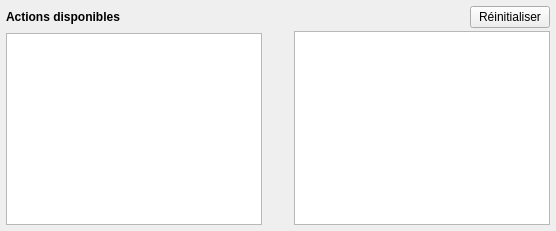
     <widget class="QWidget" name="tabOutils">
      <attribute name="title">
       <string>Barre d'outils</string>
      </attribute>
      <layout class="QHBoxLayout" name="horizontalLayout_2">
       <property name="margin">
        <number>6</number>
       </property>
       <item>
        <layout class="QVBoxLayout" name="verticalLayout_6">
         <item>
          <widget class="QLabel" name="label_19">
           <property name="minimumSize">
            <size>
             <width>0</width>
             <height>21</height>
            </size>
           </property>
           <property name="maximumSize">
            <size>
             <width>16777215</width>
             <height>24</height>
            </size>
           </property>
           <property name="font">
            <font>
             <weight>75</weight>
             <bold>true</bold>
            </font>
           </property>
           <property name="text">
            <string>Actions disponibles</string>
           </property>
          </widget>
         </item>
         <item>
          <widget class="QListWidget" name="listActions">
           <property name="verticalScrollMode">
            <enum>QAbstractItemView::ScrollPerPixel</enum>
           </property>
          </widget>
         </item>
        </layout>
       </item>
       <item>
        <layout class="QVBoxLayout" name="verticalLayout_5">
         <item>
          <spacer name="verticalSpacer_2">
           <property name="orientation">
            <enum>Qt::Vertical</enum>
           </property>
           <property name="sizeHint" stdset="0">
            <size>
             <width>20</width>
             <height>40</height>
            </size>
           </property>
          </spacer>
         </item>
         <item>
          <widget class="QPushButton" name="pushUp">
           <property name="enabled">
            <bool>false</bool>
           </property>
           <property name="minimumSize">
            <size>
             <width>20</width>
             <height>20</height>
            </size>
           </property>
           <property name="maximumSize">
            <size>
             <width>20</width>
             <height>20</height>
            </size>
           </property>
           <property name="focusPolicy">
            <enum>Qt::NoFocus</enum>
           </property>
           <property name="text">
            <string/>
           </property>
           <property name="icon">
            <iconset resource="../ressources.qrc">
             <normaloff>:/icones/arrow_up</normaloff>:/icones/arrow_up</iconset>
           </property>
           <property name="iconSize">
            <size>
             <width>16</width>
             <height>16</height>
            </size>
           </property>
           <property name="flat">
            <bool>true</bool>
           </property>
          </widget>
         </item>
         <item>
          <widget class="QPushButton" name="pushRight">
           <property name="enabled">
            <bool>false</bool>
           </property>
           <property name="minimumSize">
            <size>
             <width>20</width>
             <height>20</height>
            </size>
           </property>
           <property name="maximumSize">
            <size>
             <width>20</width>
             <height>20</height>
            </size>
           </property>
           <property name="focusPolicy">
            <enum>Qt::NoFocus</enum>
           </property>
           <property name="text">
            <string/>
           </property>
           <property name="icon">
            <iconset resource="../ressources.qrc">
             <normaloff>:/icones/arrow_right</normaloff>:/icones/arrow_right</iconset>
           </property>
           <property name="iconSize">
            <size>
             <width>16</width>
             <height>16</height>
            </size>
           </property>
           <property name="flat">
            <bool>true</bool>
           </property>
          </widget>
         </item>
         <item>
          <widget class="QPushButton" name="pushLeft">
           <property name="enabled">
            <bool>false</bool>
           </property>
           <property name="minimumSize">
            <size>
             <width>20</width>
             <height>20</height>
            </size>
           </property>
           <property name="maximumSize">
            <size>
             <width>20</width>
             <height>20</height>
            </size>
           </property>
           <property name="focusPolicy">
            <enum>Qt::NoFocus</enum>
           </property>
           <property name="text">
            <string/>
           </property>
           <property name="icon">
            <iconset resource="../ressources.qrc">
             <normaloff>:/icones/arrow_left</normaloff>:/icones/arrow_left</iconset>
           </property>
           <property name="iconSize">
            <size>
             <width>16</width>
             <height>16</height>
            </size>
           </property>
           <property name="flat">
            <bool>true</bool>
           </property>
          </widget>
         </item>
         <item>
          <widget class="QPushButton" name="pushDown">
           <property name="enabled">
            <bool>false</bool>
           </property>
           <property name="minimumSize">
            <size>
             <width>20</width>
             <height>20</height>
            </size>
           </property>
           <property name="maximumSize">
            <size>
             <width>20</width>
             <height>20</height>
            </size>
           </property>
           <property name="focusPolicy">
            <enum>Qt::NoFocus</enum>
           </property>
           <property name="text">
            <string/>
           </property>
           <property name="icon">
            <iconset resource="../ressources.qrc">
             <normaloff>:/icones/arrow_down</normaloff>:/icones/arrow_down</iconset>
           </property>
           <property name="iconSize">
            <size>
             <width>16</width>
             <height>16</height>
            </size>
           </property>
           <property name="flat">
            <bool>true</bool>
           </property>
          </widget>
         </item>
         <item>
          <spacer name="verticalSpacer">
           <property name="orientation">
            <enum>Qt::Vertical</enum>
           </property>
           <property name="sizeType">
            <enum>QSizePolicy::Fixed</enum>
           </property>
           <property name="sizeHint" stdset="0">
            <size>
             <width>20</width>
             <height>10</height>
            </size>
           </property>
          </spacer>
         </item>
        </layout>
       </item>
       <item>
        <layout class="QVBoxLayout" name="verticalLayout_7">
         <property name="spacing">
          <number>3</number>
         </property>
         <item>
          <layout class="QHBoxLayout" name="horizontalLayout_4">
           <item>
            <spacer name="horizontalSpacer_3">
             <property name="orientation">
              <enum>Qt::Horizontal</enum>
             </property>
             <property name="sizeHint" stdset="0">
              <size>
               <width>40</width>
               <height>20</height>
              </size>
             </property>
            </spacer>
           </item>
           <item>
            <widget class="QPushButton" name="pushResetToolbar">
             <property name="maximumSize">
              <size>
               <width>16777215</width>
               <height>24</height>
              </size>
             </property>
             <property name="text">
              <string>Réinitialiser</string>
             </property>
            </widget>
           </item>
          </layout>
         </item>
         <item>
          <widget class="QListWidget" name="listToolbar">
           <property name="verticalScrollMode">
            <enum>QAbstractItemView::ScrollPerPixel</enum>
           </property>
          </widget>
         </item>
        </layout>
       </item>
      </layout>
     </widget>
